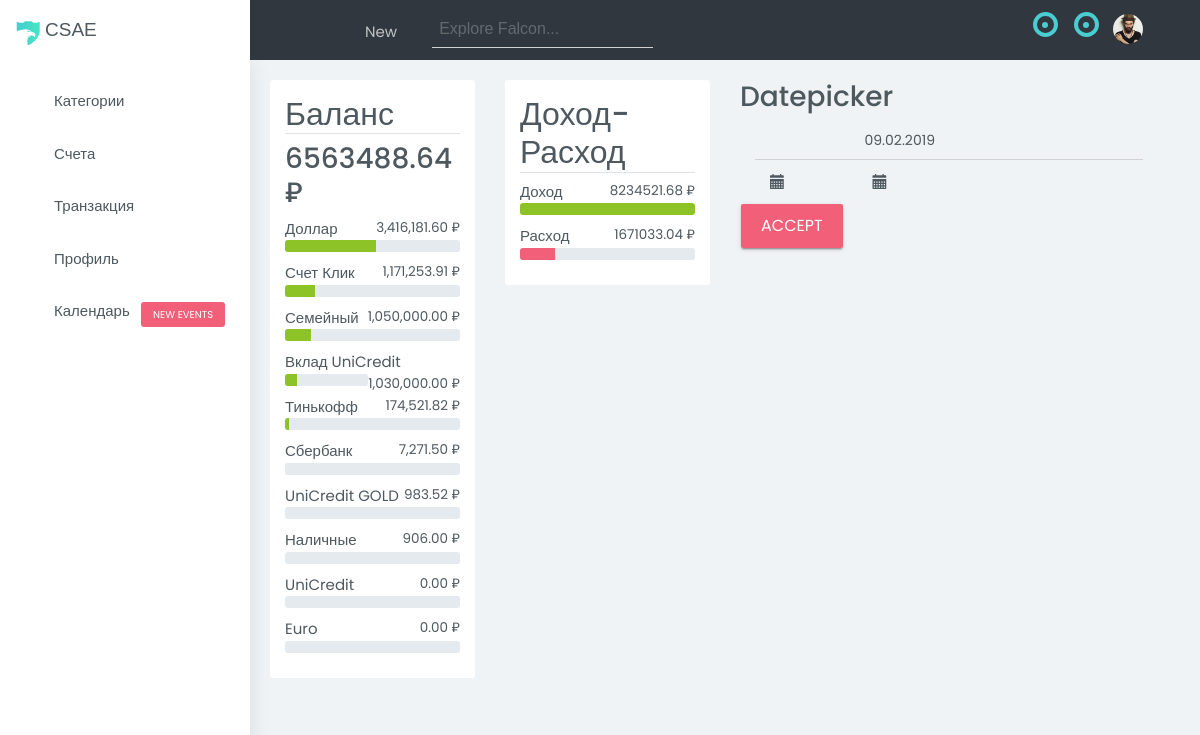
The page / on the database its author committed.
### db.py (models this page shows, shortened)
class Account(Base):
    __tablename__ = 'accounts'
    id = Column(Integer, primary_key=True)
    account = Column(String(70))

### server.py (the view)
@app.route("/")
def index():
    get_start_data = request.args.get('get_start_data')
    get_end_data = request.args.get('get_end_data')
    if get_start_data is None or get_end_data is None:
        get_start_data = '16.03.2016'
        get_end_data = datetime.datetime.now().strftime('%d.%m.%Y')
    print(get_start_data, type(get_start_data))
    start_data = datetime.datetime.strptime(get_start_data, '%d.%m.%Y')
    end_data = datetime.datetime.strptime(get_end_data, '%d.%m.%Y')
    outcome_operations = []
    outcome_query = u.query.filter(u.outcome != 0).filter(u.date >= start_data).filter(u.date <= end_data).all()
    for row in outcome_query:
        if row.category != '':
            outcome_operations.append(row.outcome)
    all_period_outcome = round(sum(outcome_operations), 2)
    income_operations = []
    income_query = u.query.filter(u.income != 0).filter(u.date >= start_data).filter(u.date <= end_data).all()
    for row in income_query:
        if row.category != '':
            income_operations.append(row.income)
    all_period_income = round(sum(income_operations), 2)
    if all_period_outcome > all_period_income:
        all_period_outcome_percent = 100
        all_period_income_percent = int(all_period_income * 100 / all_period_outcome)
    else:
        all_period_income_percent = 100
        all_period_outcome_percent = int(all_period_outcome * 100 / all_period_income)
    balance = round(all_period_income - all_period_outcome, 2)
    list_of_accounts = Account.query.all()
    account_value = []
    value_all = 0
    for account in list_of_accounts:
        income_account_list = []
        outcome_account_list = []
        outcome_query_accounts = u.query.filter(u.outcome_account == account.account).filter(u.date >= start_data).filter(u.date <= end_data).all()
        for row in outcome_query_accounts:
            if row.outcome_currency == 'RUB':
                outcome_account_list.append(row.outcome)
            elif row.outcome_currency == 'USD':
                usd_in_rub = row.outcome * 66.9
                outcome_account_list.append(usd_in_rub)
            elif row.outcome_currency == 'EUR':
                eur_in_rub = row.outcome * 76.73
                outcome_account_list.append(eur_in_rub)
        income_query_accounts = u.query.filter(u.income_account == account.account).filter(u.date >= start_data).filter(u.date <= end_data).all()
        for row in income_query_accounts:
            if row.income_currency == 'RUB':
                income_account_list.append(row.income)
            elif row.income_currency == 'USD':
                usd_in_rub = row.income * 66.9
                income_account_list.append(usd_in_rub)
            elif row.income_currency == 'EUR':
                eur_in_rub = row.income * 76.73
                income_account_list.append(eur_in_rub)
        value = round(sum(income_account_list) - sum(outcome_account_list), 2)
        percent_value = int(value * 100 / balance)
        value_all += value
        account_value.append([account.account, value, percent_value])
    account_value = sorted(account_value, key=lambda tup: tup[1], reverse=True)
    for acc_val in account_value:
        acc_val[1] = format(acc_val[1], ',.2f')
    set_of_category = set()
    all_data = u.query.filter(u.date >= start_data).filter(u.date <= end_data).all()
    for row in all_data:
        if row.category != '':
            set_of_category.add(row.category)
    print(set_of_category)
    green_category = []
    red_category = []
    for category in set_of_category:
        income_category_list = []
        outcome_category_list = []
        query_category = u.query.filter(u.category == category).filter(u.date >= start_data).filter(u.date <= end_data).all()
        for row in query_category:
            if row.outcome_currency == 'RUB':
                outcome_category_list.append(row.outcome)
            elif row.outcome_currency == 'USD':
                usd_in_rub = row.outcome * 66.9
                outcome_category_list.append(usd_in_rub)
            elif row.outcome_currency == 'EUR':
                eur_in_rub = row.outcome * 76.73
                outcome_category_list.append(eur_in_rub)
        print(outcome_category_list)
        for row in query_category:
            if row.income_currency == 'RUB':
                income_category_list.append(row.income)
            elif row.income_currency == 'USD':
                usd_in_rub = row.income * 66.9
                income_category_list.append(usd_in_rub)
            elif row.income_currency == 'EUR':
                eur_in_rub = row.income * 76.73
                income_category_list.append(eur_in_rub)
        print(income_category_list)
        value = round(sum(income_category_list) - sum(outcome_category_list), 2)
        if value > 0:
            green_category.append([category, value])
        elif value < 0:
            red_category.append([category, value])
    red_category = sorted(red_category, key=lambda tup: tup[1])
    green_category = sorted(green_category, key=lambda tup: tup[1], reverse=True)
    for cat_val in red_category:
        cat_val[1] = format(cat_val[1], ',.2f')
    for cat_val in green_category:
        cat_val[1] = format(cat_val[1], ',.2f')
    return render_template('index.html', all_period_outcome=all_period_outcome, all_period_income=all_period_income,
                           all_period_outcome_percent=all_period_outcome_percent,
                           all_period_income_percent=all_period_income_percent,
                           balance=balance, account_value=account_value, red_category=red_category,
                           green_category=green_category)

### templates/index.html (shortened to what this page needs)
<!doctype html>
<html class="no-js " lang="en">
<head>
<link rel="stylesheet" href="static/js/vendor/bootstrap/css/bootstrap.min.css">
<link rel="stylesheet" href="static/js/vendor/morris/morris.css">
<link rel="stylesheet" href="static/css/bootstrap-datetimepicker.min.css" />
<link rel="stylesheet" href="static/css/main.css">
</head>
<body id="falcon" class="main_Wrapper">
    <div id="wrap">
        <div id="header">
            <header class="clearfix">
                <div class="branding">
                    <a class="brand" href="index.html">
                        <span>CSAE</span>
                    </a>
                </div>
                <ul class="nav-left float-left list-unstyled list-inline">
                    <li class="leftmenu-collapse">
                        <a role="button" tabindex="0" class="collapse-leftmenu">
                            <i class="fa fa-outdent"></i>
                        </a>
                    </li>
                    <li class="dropdown leftmenu-collapse">
                        <a href="javascript:void(0);" class="dropdown-toggle" data-toggle="dropdown">
                            <i class="fa fa-language"></i>
                        </a>
                    </li>
                    <li class="dropdown leftmenu-collapse">
                        <a href="javascript:void(0);" class="dropdown-toggle" data-toggle="dropdown">
                            <i class="fa fa-plus mr-5"></i>New
                        </a>
                    </li>
                </ul>
                <div class="search" id="main-search">
                    <input type="text" class="form-control underline-input" placeholder="Explore Falcon...">
                </div>
                <ul class="nav-right float-right list-inline">
                    <li class="dropdown users">
                        <a href="javascript:void(0);" class="dropdown-toggle" data-toggle="dropdown">
                            <i class="fa fa-th"></i>
                        </a>
                    </li>
                    <li class="dropdown messages">
                        <a href="javascript:void(0);" class="dropdown-toggle" data-toggle="dropdown">
                            <i class="fa fa-envelope"></i>
                            <div class="notify">
                                <span class="heartbit"></span>
                                <span class="point"></span>
                            </div>
                        </a>
                    </li>
                    <li class="dropdown notifications">
                        <a href="javascript:void(0);" class="dropdown-toggle" data-toggle="dropdown">
                            <i class="fa fa-bell"></i>
                            <div class="notify">
                                <span class="heartbit"></span>
                                <span class="point"></span>
                            </div>
                        </a>
                    </li>
                    <li class="dropdown nav-profile">
                        <a href="javascript:void(0);" class="dropdown-toggle" data-toggle="dropdown">
                            <img src="static/images/profile-photo.jpg" alt="" class="0 size-30x30"> </a>
                    </li>
                    <li class="toggle-right-leftmenu">
                        <a role="button" tabindex="0">
                            <i class="fa fa-align-left"></i>
                        </a>
                    </li>
                </ul>
            </header>
        </div>
        <div id="controls">
            <aside id="leftmenu">
                <div id="leftmenu-wrap">
                    <div class="panel-group slim-scroll" role="tablist">
                        <div class="panel panel-default">
                            <div id="leftmenuNav" class="panel-collapse collapse show" role="tabpanel">
                                <div class="panel-body">
                                    <ul id="navigation">
                                        <li>
                                            <a role="button" tabindex="0">
                                                <i class="fa fa-envelope"></i>
                                                <span>Категории</span>
                                            </a>
                                        </li>
                                        <li>
                                            <a role="button" tabindex="0">
                                                <i class="fa fa-list"></i>
                                                <span>Счета</span>
                                            </a>
                                        </li>
                                        <li>
                                            <a role="button" tabindex="0">
                                                <i class="fa fa-leaf"></i>
                                                <span>Транзакция</span>
                                            </a>
                                        </li>
                                        <li>
                                            <a href="profile.html">
                                                <i class="fa fa-user"></i>
                                                <span>Профиль</span>
                                            </a>
                                        </li>
                                        <li>
                                            <a href="calendar.html">
                                                <i class="fa fa-calendar-check-o"></i>
                                                <span>Календарь</span>
                                                <span class="label label-primary">new events</span>
                                            </a>
                                        </li>
                                                    </ul>
                                </div>
                            </div>
                        </div>
                    </div>
                </div>
            </aside>
        </div>
        <section id="content">
            <div class="page dashboard-page">
                <div class="row clearfix stats">
                    <div class="col-lg-3 col-sm-12 col-md-6">
                        <div class="boxs">
                            <div class="boxs-body">
                                <h2 class="mt-0 border-bottom">Баланс</h2>
                                <h3 class="mt-0">{{ balance }} ₽</h3>
                                {% for acc_val in account_value %}
                                <div>
                                    <span>{{ acc_val.0 }}</span>
                                    <small class="float-right">{{ acc_val.1 }} ₽</small>
                                </div>
                                <div class="progress progress-striped progress-sm">
                                    <div style="width: {{ acc_val.2 }}%;" class="progress-bar progress-bar-green"></div>
                                </div>
                                {% endfor %}
                            </div>
                        </div>
                    </div>
                    <div class="col-lg-3 col-sm-12 col-md-6">
                        <div class="boxs">
                            <div class="boxs-body">
                                <h2 class="mt-0 border-bottom">Доход-Расход</h2>
                            <div>
                                <span>Доход</span>
                                <small class="float-right">{{ all_period_income }} ₽</small>
                            </div>
                            <div class="progress progress-striped progress-sm">
                                <div style="width: {{ all_period_income_percent }}%;" class="progress-bar progress-bar-green"></div>
                            </div>
                            <div>
                                <span>Расход</span>
                                <small class="float-right">{{ all_period_outcome }} ₽</small>
                            </div>
                            <div class="progress progress-striped progress-sm">
                                <div style="width: {{ all_period_outcome_percent }}%;" class="progress-bar progress-bar-blush"></div>
                            </div>
                            </div>
                            </div>
                        </div>
                        <div class="col-lg-3 col-sm-12 col-md-6">
                            <div class="boxs-header">
                                <h3 class="custom-font hb-blush">Datepicker</h3>
                            </div>
                            <div class="boxs-body">
                                <form class="form-inline" action="" method="GET">
									<div class="col-md-6">
                                     <div class="input-group date" id="datetimepicker1">
                                     <input type="text" name="get_start_data" class="form-control" />
                                     <span class="input-group-addon">
                                        <span class="glyphicon-calendar glyphicon"></span>
                                     </span>
                                     </div>
                                    </div>
                                    <div class="col-md-6">
                                     <div class="input-group date" id="datetimepicker2">
                                     <input type="text" name="get_end_data" class="form-control" />
                                     <span class="input-group-addon">
                                        <span class="glyphicon-calendar glyphicon"></span>
                                     </span>
                                     </div>
                                    </div>
                                    <button type="submit" class="btn btn-raised btn-primary">Accept</button>
                                </form>
                            </div>
                        </div>
                    </div>
            </div>
        </section>
    </div>
</body>
</html>

### rows shown on the page
Account: account "Доллар", acc_val "3,416,181.60", {{ acc_val.2 }} 52 (drawn)
Account: account "Счет Клик", acc_val "1,171,253.91", {{ acc_val.2 }} 17 (drawn)
Account: account "Семейный", acc_val "1,050,000.00", {{ acc_val.2 }} 15 (drawn)
Account: account "Вклад UniCredit", acc_val "1,030,000.00", {{ acc_val.2 }} 15 (drawn)
Account: account "Тинькофф", acc_val "174,521.82", {{ acc_val.2 }} 2 (drawn)
Account: account "Сбербанк", acc_val "7,271.50"
Account: account "UniCredit GOLD", acc_val "983.52"
Account: account "Наличные", acc_val "906.00"
Account: account "UniCredit", acc_val "0.00"
Account: account "Euro", acc_val "0.00"

### other values the page prints
{{ balance }} "6563488.64"
{{ all_period_income }} "8234521.68"
{{ all_period_outcome }} "1671033.04"
